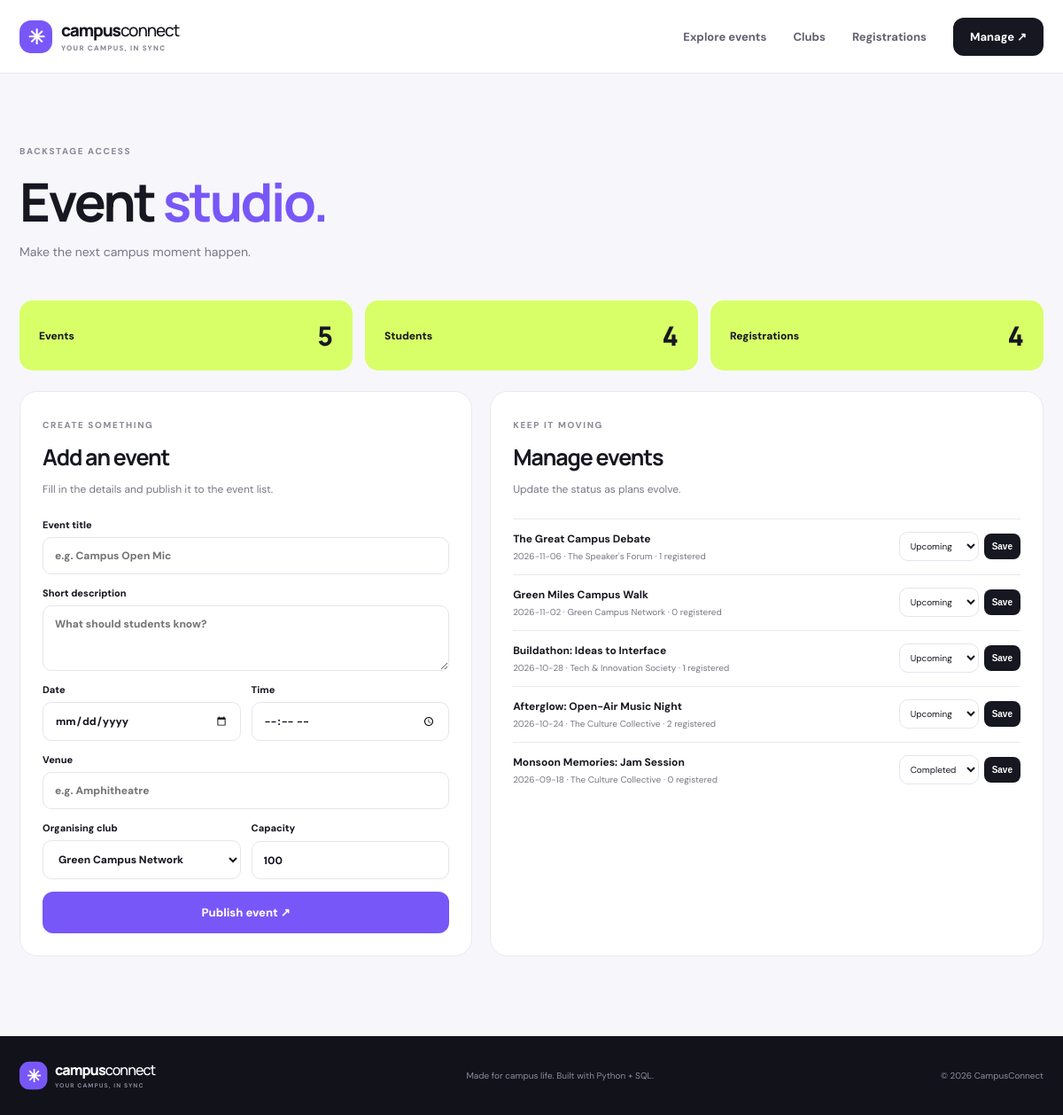
The page /admin on the database its author committed.
### tables this page shows
CREATE TABLE events (
  event_id INTEGER PRIMARY KEY AUTOINCREMENT,
  club_id INTEGER NOT NULL,
  title TEXT NOT NULL,
  description TEXT NOT NULL,
  event_date TEXT NOT NULL,
  event_time TEXT NOT NULL,
  venue TEXT NOT NULL,
  capacity INTEGER NOT NULL DEFAULT 100 CHECK(capacity > 0),
  status TEXT NOT NULL DEFAULT 'Upcoming'
    CHECK(status IN ('Upcoming','Completed','Cancelled')),
  created_at TEXT NOT NULL DEFAULT CURRENT_TIMESTAMP,
  FOREIGN KEY (club_id) REFERENCES clubs(club_id) ON DELETE RESTRICT
);

CREATE TABLE clubs (
  club_id INTEGER PRIMARY KEY AUTOINCREMENT,
  name TEXT NOT NULL UNIQUE,
  category TEXT NOT NULL,
  description TEXT NOT NULL,
  accent TEXT NOT NULL DEFAULT '#7c5cff'
);

### app.py (the view, shortened to what this page needs)
@app.route("/admin", methods=["GET", "POST"])
def admin():
    with get_db() as db:
        clubs = db.execute("SELECT * FROM clubs ORDER BY name").fetchall()
        events = db.execute("""SELECT e.*, c.name AS club_name,
            (SELECT COUNT(*) FROM registrations r WHERE r.event_id=e.event_id AND r.attendance_status!='Cancelled') AS registered
            FROM events e JOIN clubs c ON c.club_id=e.club_id ORDER BY e.event_date DESC""").fetchall()
        registration_count = db.execute("SELECT COUNT(*) FROM registrations").fetchone()[0]
        student_count = db.execute("SELECT COUNT(*) FROM students").fetchone()[0]
    return render_template("admin.html", clubs=clubs, events=events, registration_count=registration_count, student_count=student_count)

### app.py (called while the page is built)
def get_db():
    conn = sqlite3.connect(DB_PATH)
    conn.row_factory = sqlite3.Row
    conn.execute("PRAGMA foreign_keys = ON")
    return conn

### templates/admin.html
{% extends "base.html" %}{% block title %}Event studio{% endblock %}
{% block content %}<section class="page-hero admin-hero"><div class="container"><span class="eyebrow dark-eyebrow">BACKSTAGE ACCESS</span><h1>Event <em>studio.</em></h1><p>Make the next campus moment happen.</p></div></section>
<section class="container admin-layout"><div class="admin-summary"><div class="admin-metric"><span>Events</span><b>{{ events|length }}</b></div><div class="admin-metric"><span>Students</span><b>{{ student_count }}</b></div><div class="admin-metric"><span>Registrations</span><b>{{ registration_count }}</b></div></div>
<div class="admin-columns"><section class="panel"><div class="panel-heading"><span class="eyebrow dark-eyebrow">CREATE SOMETHING</span><h2>Add an event</h2><p>Fill in the details and publish it to the event list.</p></div><form class="admin-form" method="post"><label>Event title<input name="title" placeholder="e.g. Campus Open Mic" required></label><label>Short description<textarea name="description" rows="3" placeholder="What should students know?" required></textarea></label><div class="form-row"><label>Date<input type="date" name="event_date" required></label><label>Time<input type="time" name="event_time" required></label></div><label>Venue<input name="venue" placeholder="e.g. Amphitheatre" required></label><div class="form-row"><label>Organising club<select name="club_id" required>{% for club in clubs %}<option value="{{ club.club_id }}">{{ club.name }}</option>{% endfor %}</select></label><label>Capacity<input type="number" name="capacity" min="1" value="100" required></label></div><button class="btn btn-primary" type="submit">Publish event ↗</button></form></section>
<section class="panel"><div class="panel-heading"><span class="eyebrow dark-eyebrow">KEEP IT MOVING</span><h2>Manage events</h2><p>Update the status as plans evolve.</p></div><div class="manage-list">{% for event in events %}<div class="manage-item"><div><b>{{ event.title }}</b><small>{{ event.event_date }} · {{ event.club_name }} · {{ event.registered }} registered</small></div><form method="post" action="{{ url_for('update_status', event_id=event.event_id) }}"><select name="status" aria-label="Event status"><option {% if event.status=='Upcoming' %}selected{% endif %}>Upcoming</option><option {% if event.status=='Completed' %}selected{% endif %}>Completed</option><option {% if event.status=='Cancelled' %}selected{% endif %}>Cancelled</option></select><button class="mini-save" type="submit">Save</button></form></div>{% endfor %}</div></section></div></section>{% endblock %}

### static/style.css (style rules this page uses)
:root { --ink:#171722;--muted:#777787;--paper:#f7f7fb;--purple:#7857f8;--lime:#d8ff68;--line:#e9e8f0;--white:#fff;--radius:22px }
* { box-sizing:border-box }
html { scroll-behavior:smooth }
body { margin:0;background:var(--paper);color:var(--ink);font-family:'DM Sans',sans-serif }
h1,h2,h3,.brand { font-family:Manrope,sans-serif;letter-spacing:-.045em }
.container { width:min(1160px,calc(100% - 44px));margin:auto }
.eyebrow { font-size:10px;font-weight:800;letter-spacing:.16em;color:#c4c2d3;display:inline-flex;align-items:center;gap:9px }
.hero h1 em,.section-heading h2 em,.stats-grid h2 em,.club-band h2 em,.page-hero h1 em { font-style:normal;color:var(--lime) }
.btn { border:0;display:inline-flex;justify-content:center;align-items:center;gap:17px;padding:15px 20px;border-radius:12px;font-family:inherit;font-size:13px;font-weight:800;cursor:pointer;transition:transform .2s,box-shadow .2s }
.btn-primary { background:var(--purple);color:white }
.dark-eyebrow { color:#8c8998 }
.section-heading p,.page-hero p { margin:0;color:var(--muted);font-size:14px }
.page-hero { padding:75px 0 38px }
.page-hero h1 { font-size:clamp(42px,5vw,62px);line-height:1.04;margin:17px 0 }
.page-hero h1 em { color:var(--purple) }
input,select,textarea { font:inherit;border:1px solid #e6e4ee;border-radius:10px;padding:12px 13px;outline:none;background:white;color:var(--ink);min-width:0 }
.admin-layout { padding-bottom:90px }
.admin-summary { display:grid;grid-template-columns:repeat(3,1fr);gap:14px;margin:8px 0 23px }
.admin-metric { background:var(--lime);border-radius:15px;padding:19px 22px;display:flex;align-items:center;justify-content:space-between }
.admin-metric span { font-size:12px;font-weight:800 }
.admin-metric b { font:800 30px Manrope }
.admin-columns { display:grid;grid-template-columns:.9fr 1.1fr;gap:20px }
.panel { background:white;border:1px solid var(--line);border-radius:20px;padding:25px;min-width:0 }
.panel-heading h2 { font-size:25px;margin:10px 0 }
.panel-heading p { font-size:12px;color:var(--muted);line-height:1.6;margin:0 0 22px }
.admin-form { display:grid;gap:14px }
.admin-form label { display:grid;gap:7px;font-size:11px;font-weight:800 }
.admin-form input,.admin-form textarea,.admin-form select { width:100%;font-size:12px }
.form-row { display:grid;grid-template-columns:1fr 1fr;gap:12px }
.manage-list { display:grid;gap:0 }
.manage-item { padding:14px 0;border-top:1px solid var(--line);display:flex;justify-content:space-between;gap:12px;align-items:center }
.manage-item b,.manage-item small { display:block }
.manage-item b { font-size:12px }
.manage-item small { font-size:10px;color:var(--muted);margin-top:5px }
.manage-item form { display:flex;gap:6px;align-items:center }
.manage-item select { font-size:10px;padding:8px;max-width:115px }
.mini-save { background:#171722;color:white;border:0;border-radius:8px;padding:9px;font-size:10px;font-weight:800;cursor:pointer }

### rows shown on the page
events: title "The Great Campus Debate", event_date "2026-11-06", club_name "The Speaker's Forum", registered "1", status "Upcoming"
events: title "Green Miles Campus Walk", event_date "2026-11-02", club_name "Green Campus Network", registered "0", status "Upcoming"
events: title "Buildathon: Ideas to Interface", event_date "2026-10-28", club_name "Tech & Innovation Society", registered "1", status "Upcoming"
events: title "Afterglow: Open-Air Music Night", event_date "2026-10-24", club_name "The Culture Collective", registered "2", status "Upcoming"
events: title "Monsoon Memories: Jam Session", event_date "2026-09-18", club_name "The Culture Collective", registered "0", status "Completed"

### other values the page prints
{{ events|length }} "5"
{{ student_count }} "4"
{{ registration_count }} "4"
form field club_id "Green Campus Network"
